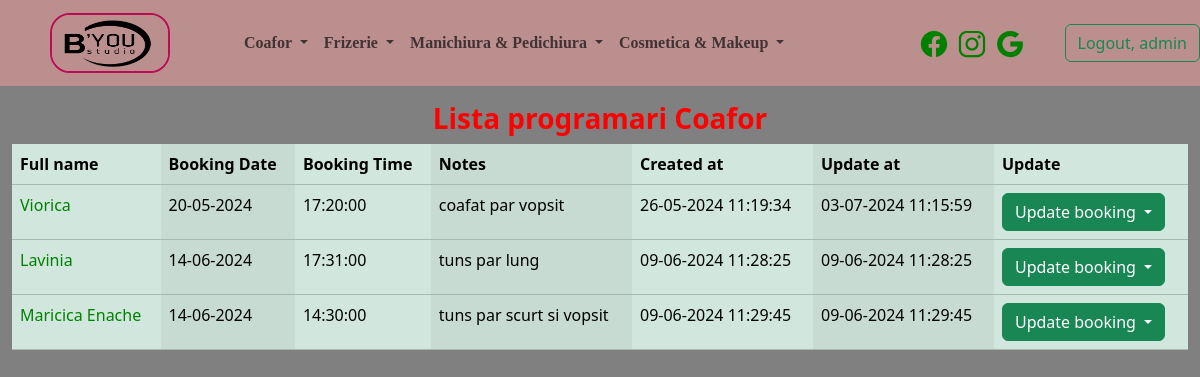
Page /list_booking_coafor (signed in) on the committed database.
### coafor/models.py (models this page shows, shortened)
class Coafor(models.Model):
    full_name = models.CharField(max_length=40)
    booking_date = models.DateField()
    booking_time = models.TimeField()
    notes = models.TextField(max_length=400)
    created_at = models.DateTimeField(auto_now_add=True)
    updated_at = models.DateTimeField(auto_now=True)

### coafor/views.py (the view)
# urls.py: path('list_booking_coafor', views.CoaforListView.as_view(), name='list_booking_coafor'),
class CoaforListView(LoginRequiredMixin, ListView):
    template_name = 'coafor/list_booking_coafor.html'
    model = Coafor
    context_object_name = 'all_list_of_coafor'

### templates/coafor/list_booking_coafor.html (shortened to what this page needs)
{% extends 'base.html' %}
{% load static %}
{% block content %}
    <div class="container-fluid">
        <div class="row">
            <div class="col-sm-12 col-md-12 gy-3">
            <div class="text">
                <h3 class="text-center" style="color: red; font-weight: bolder">Lista programari Coafor</h3>
            </div>
               <table class="table table-success table-striped-columns">
                    <thead>
                    <tr>
                        <th>Full name</th>
                        <th>Booking Date</th>
                        <th>Booking Time</th>
                        <th>Notes</th>
                        <th>Created at</th>
                        <th>Update at</th>
                        <th>Update</th>
                    </tr>
                    </thead>
                    <tbody>
                    {% for rezervare in all_list_of_coafor %}
                        <tr>
                            <td style="color: green">{{ rezervare.full_name }}</td>
                            <td>{{ rezervare.booking_date|date:"d-m-Y" }}</td>
                            <td>{{ rezervare.booking_time|time:"H:i:s" }}</td>
                            <td>{{ rezervare.notes }}</td>
                            <td>{{ rezervare.created_at|date:"d-m-Y H:i:s" }}</td>
                            <td>{{ rezervare.updated_at|date:"d-m-Y H:i:s" }}</td>
                            <td>
                                <div class="dropdown">
                                    <button class="btn btn-success dropdown-toggle" type="button"
                                            data-bs-toggle="dropdown" aria-expanded="false">
                                        Update booking
                                    </button>
                                </div>
                            </td>
                        </tr>
                    {% endfor %}
                    </tbody>
                </table>
            </div>
        </div>
    </div>
{% endblock %}

### templates/navbar.html (shortened to what this page needs)
{% load static %}
<nav class="navbar navbar-expand-lg bg-body-tertiary" style="padding: 0">
    <div class="container-fluid navbar">
        <a class="navbar-brand" href="{% url 'home' %}">
          <img src="{% static 'byou.png' %}" alt="" class="Logo">
        </a>
        {% if user.is_authenticated %}
            <div class="collapse navbar-collapse" id="navbarSupportedContent">
            <ul class="navbar-nav me-auto mb-2 mb-lg-0">
            <li class="nav-item">
                <a class="nav-link active" aria-current="page" href="{% url 'home' %}" style="width: 50px">
                </a>
            </li>
            <li class="nav-item dropdown" style="font-family: Verdana,serif">
                <a class="nav-link dropdown-toggle nav-style-costum" href="#" role="button" data-bs-toggle="dropdown"
                   aria-expanded="false">
                    Coafor
                </a>
            </li>
            <li class="nav-item dropdown" style="font-family: Verdana,serif">
                <a class="nav-link dropdown-toggle nav-style-costum" href="#" role="button" data-bs-toggle="dropdown"
                   aria-expanded="false">
                    Frizerie
                </a>
            </li>
            <li class="nav-item dropdown" style="font-family: Verdana,serif">
                <a class="nav-link dropdown-toggle nav-style-costum" href="#" role="button" data-bs-toggle="dropdown"
                   aria-expanded="false">
                    Manichiura & Pedichiura
                </a>
            </li>
            <li class="nav-item dropdown" style="font-family: Verdana,serif">
                <a class="nav-link dropdown-toggle nav-style-costum" href="#" role="button" data-bs-toggle="dropdown"
                   aria-expanded="false">
                    Cosmetica & Makeup
                </a>
            </li>
        {% endif %}
        </ul>
        {% if user.is_authenticated %}
            <div class="Icons" style="">
                <a href="https://www.facebook.com/p/B-You-Studio-100064144145617/?locale=ro_RO">
                    <ion-icon name="logo-facebook"></ion-icon>
                </a>
                <a href="https://www.instagram.com/byoustudio.oradea?igsh=MTh2ejdncXl2M3Zkag==">
                    <ion-icon name="logo-instagram"></ion-icon>
                </a>
                <a href="https://aushopping.ro/aushopping-oradea/articole/b-you-studio-oaza-ta-de-frumusete-si-relaxare">
                    <ion-icon name="logo-google"></ion-icon>
                </a>
            </div>
            <form method="post" action="{% url 'logout' %}">
                <button type="submit" class="btn btn-outline-success">
                    Logout, {{ user.username }}</button>
            </form>
        {% else %}
            <div class="login">
                <a href="{% url 'login' %}" class="btn btn-outline-danger">Login</a>
                <a href="{% url 'create_user' %}" class="btn btn-outline-success">Signup</a>
            </div>
        {% endif %}
        </div>
    </div>
</nav>

### templates/navbar.html (style rules this page uses)
.nav-style-costum { transition: all 0.3s; font-weight: bolder; }
.Icons a { text-decoration: none; color: green; }
.Icons { color: white; font-size: 30px; padding-right: 40px; padding-top: 1vh; transition: 0.4s; }
.Logo { border: 2px solid deeppink; border-radius: 20px; width: 120px; height: 60px; mix-blend-mode: multiply; margin-left: 50px; animation-name: glow; animation-duration: 5s; animation-iteration-count: infinite; }
.navbar { background: rosybrown; }

### templates/coafor/list_booking_coafor.html (style rules this page uses)
body { background-color: gray; }

### rows in the picture
Coafor: full_name "Viorica", booking_date "20-05-2024", booking_time "17:20:00", notes "coafat par vopsit", created_at "26-05-2024 11:19:34", updated_at "03-07-2024 11:15:59"
Coafor: full_name "Lavinia", booking_date "14-06-2024", booking_time "17:31:00", notes "tuns par lung", created_at "09-06-2024 11:28:25", updated_at "09-06-2024 11:28:25"
Coafor: full_name "Maricica Enache", booking_date "14-06-2024", booking_time "14:30:00", notes "tuns par scurt si vopsit", created_at "09-06-2024 11:29:45", updated_at "09-06-2024 11:29:45"

### other values in the picture
{{ user.username }} "admin"
